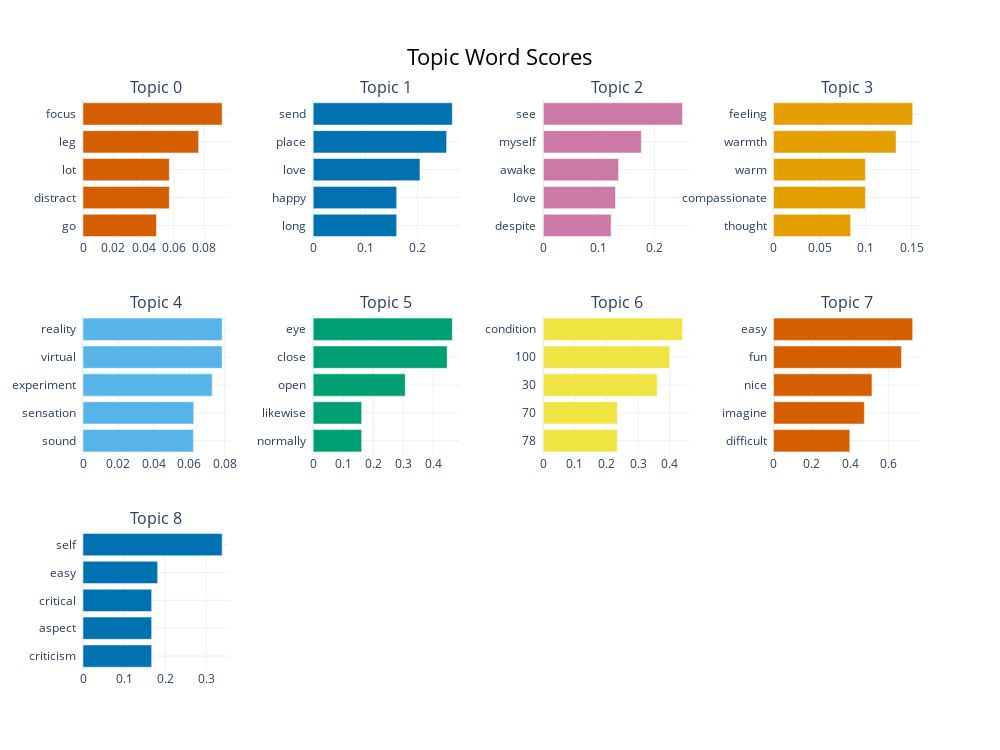

Source (notebook cell):
### Code cell
topic_model.visualize_barchart(top_n_topics=16)

### Figure 1 — Plotly figure (JSON) as saved in the notebook; plotly's stock layout.template omitted (floating-point values rounded to 4 significant figures)
{"data": [{"marker": {"color": "#D55E00"}, "orientation": "h", "type": "bar", "x": [0.04847, 0.05693, 0.05693, 0.07625, 0.09177], "xaxis": "x", "y": ["go  ", "distract  ", "lot  ", "leg  ", "focus  "], "yaxis": "y"}, {"marker": {"color": "#0072B2"}, "orientation": "h", "type": "bar", "x": [0.1599, 0.1599, 0.2045, 0.2556, 0.2665], "xaxis": "x2", "y": ["long  ", "happy  ", "love  ", "place  ", "send  "], "yaxis": "y2"}, {"marker": {"color": "#CC79A7"}, "orientation": "h", "type": "bar", "x": [0.1221, 0.13, 0.1355, 0.1765, 0.2506], "xaxis": "x3", "y": ["despite  ", "love  ", "awake  ", "myself  ", "see  "], "yaxis": "y3"}, {"marker": {"color": "#E69F00"}, "orientation": "h", "type": "bar", "x": [0.08371, 0.0997, 0.0997, 0.1329, 0.151], "xaxis": "x4", "y": ["thought  ", "compassionate  ", "warm  ", "warmth  ", "feeling  "], "yaxis": "y4"}, {"marker": {"color": "#56B4E9"}, "orientation": "h", "type": "bar", "x": [0.06241, 0.06257, 0.07298, 0.0786, 0.0786], "xaxis": "x5", "y": ["sound  ", "sensation  ", "experiment  ", "virtual  ", "reality  "], "yaxis": "y5"}, {"marker": {"color": "#009E73"}, "orientation": "h", "type": "bar", "x": [0.1615, 0.1615, 0.3066, 0.4462, 0.4634], "xaxis": "x6", "y": ["normally  ", "likewise  ", "open  ", "close  ", "eye  "], "yaxis": "y6"}, {"marker": {"color": "#F0E442"}, "orientation": "h", "type": "bar", "x": [0.2341, 0.2341, 0.3602, 0.3998, 0.4403], "xaxis": "x7", "y": ["78  ", "70  ", "30  ", "100  ", "condition  "], "yaxis": "y7"}, {"marker": {"color": "#D55E00"}, "orientation": "h", "type": "bar", "x": [0.3986, 0.4747, 0.5146, 0.6689, 0.7273], "xaxis": "x8", "y": ["difficult  ", "imagine  ", "nice  ", "fun  ", "easy  "], "yaxis": "y8"}, {"marker": {"color": "#0072B2"}, "orientation": "h", "type": "bar", "x": [0.1672, 0.1672, 0.1672, 0.1818, 0.339], "xaxis": "x9", "y": ["criticism  ", "aspect  ", "critical  ", "easy  ", "self  "], "yaxis": "y9"}], "layout": {"annotations": [{"font": {"size": 16}, "showarrow": false, "text": "Topic 0", "x": 0.0875, "xanchor": "center", "xref": "paper", "y": 1, "yanchor": "bottom", "yref": "paper"}, {"font": {"size": 16}, "showarrow": false, "text": "Topic 1", "x": 0.3625, "xanchor": "center", "xref": "paper", "y": 1, "yanchor": "bottom", "yref": "paper"}, {"font": {"size": 16}, "showarrow": false, "text": "Topic 2", "x": 0.6375, "xanchor": "center", "xref": "paper", "y": 1, "yanchor": "bottom", "yref": "paper"}, {"font": {"size": 16}, "showarrow": false, "text": "Topic 3", "x": 0.9125, "xanchor": "center", "xref": "paper", "y": 1, "yanchor": "bottom", "yref": "paper"}, {"font": {"size": 16}, "showarrow": false, "text": "Topic 4", "x": 0.0875, "xanchor": "center", "xref": "paper", "y": 0.6222, "yanchor": "bottom", "yref": "paper"}, {"font": {"size": 16}, "showarrow": false, "text": "Topic 5", "x": 0.3625, "xanchor": "center", "xref": "paper", "y": 0.6222, "yanchor": "bottom", "yref": "paper"}, {"font": {"size": 16}, "showarrow": false, "text": "Topic 6", "x": 0.6375, "xanchor": "center", "xref": "paper", "y": 0.6222, "yanchor": "bottom", "yref": "paper"}, {"font": {"size": 16}, "showarrow": false, "text": "Topic 7", "x": 0.9125, "xanchor": "center", "xref": "paper", "y": 0.6222, "yanchor": "bottom", "yref": "paper"}, {"font": {"size": 16}, "showarrow": false, "text": "Topic 8", "x": 0.0875, "xanchor": "center", "xref": "paper", "y": 0.2444, "yanchor": "bottom", "yref": "paper"}], "height": 750, "hoverlabel": {"bgcolor": "white", "font": {"family": "Rockwell", "size": 16}}, "showlegend": false, "title": {"font": {"color": "Black", "size": 22}, "text": "Topic Word Scores", "x": 0.5, "xanchor": "center", "yanchor": "top"}, "width": 1000, "xaxis": {"anchor": "y", "domain": [0, 0.175], "showgrid": true}, "xaxis10": {"anchor": "y10", "domain": [0.275, 0.45], "showgrid": true}, "xaxis11": {"anchor": "y11", "domain": [0.55, 0.725], "showgrid": true}, "xaxis12": {"anchor": "y12", "domain": [0.825, 1], "showgrid": true}, "xaxis2": {"anchor": "y2", "domain": [0.275, 0.45], "showgrid": true}, "xaxis3": {"anchor": "y3", "domain": [0.55, 0.725], "showgrid": true}, "xaxis4": {"anchor": "y4", "domain": [0.825, 1], "showgrid": true}, "xaxis5": {"anchor": "y5", "domain": [0, 0.175], "showgrid": true}, "xaxis6": {"anchor": "y6", "domain": [0.275, 0.45], "showgrid": true}, "xaxis7": {"anchor": "y7", "domain": [0.55, 0.725], "showgrid": true}, "xaxis8": {"anchor": "y8", "domain": [0.825, 1], "showgrid": true}, "xaxis9": {"anchor": "y9", "domain": [0, 0.175], "showgrid": true}, "yaxis": {"anchor": "x", "domain": [0.7556, 1], "showgrid": true}, "yaxis10": {"anchor": "x10", "domain": [0, 0.2444], "showgrid": true}, "yaxis11": {"anchor": "x11", "domain": [0, 0.2444], "showgrid": true}, "yaxis12": {"anchor": "x12", "domain": [0, 0.2444], "showgrid": true}, "yaxis2": {"anchor": "x2", "domain": [0.7556, 1], "showgrid": true}, "yaxis3": {"anchor": "x3", "domain": [0.7556, 1], "showgrid": true}, "yaxis4": {"anchor": "x4", "domain": [0.7556, 1], "showgrid": true}, "yaxis5": {"anchor": "x5", "domain": [0.3778, 0.6222], "showgrid": true}, "yaxis6": {"anchor": "x6", "domain": [0.3778, 0.6222], "showgrid": true}, "yaxis7": {"anchor": "x7", "domain": [0.3778, 0.6222], "showgrid": true}, "yaxis8": {"anchor": "x8", "domain": [0.3778, 0.6222], "showgrid": true}, "yaxis9": {"anchor": "x9", "domain": [0, 0.2444], "showgrid": true}}}
